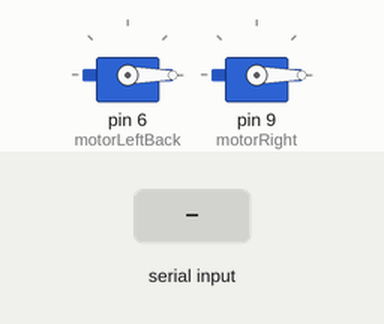
A sketch run on a simulated Arduino Uno, built with avr-gcc and run on an emulated ATmega328P. Shown: 2 × servo. Inputs (shaded band) come from the test bench.

Above: at 1.2 s.
1.3 s: "90,45\n" received over Serial
At 2.1 s:
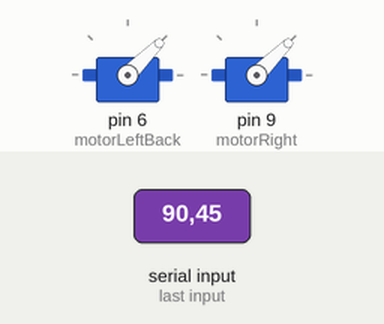
3.8 s: "30,150\n" received over Serial
At 4.6 s:
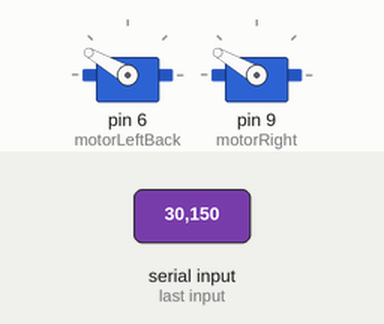
6.3 s: "200\n" received over Serial
At 7.0 s:
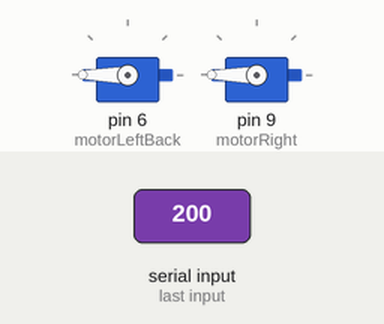
Timing chart, 0 to 9.3 s (numbered marks = the images above; inputs shaded):
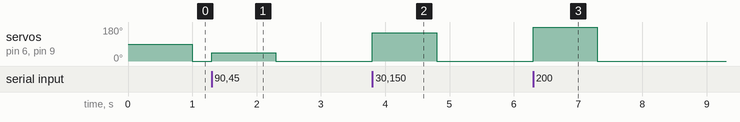

The sketch:

sketch_jan16a.ino
```cpp
#include <Servo.h>

Servo motorLeftBack;
Servo motorRight;

void setup() {
  // put your setup code here, to run once:
  motorLeftBack.attach(6);
  motorRight.attach(9);

  Serial.begin(115200);
}

void loop() {

  int i = Serial.parseInt();
  motorLeftBack.write(i);
  motorRight.write(i);
}
```

Measured:
- after the input at 1.3 s, servo on pin 6 (motorLeftBack), servo on pin 9 (motorRight): 0° → 45° at once, → 0° 1.0 s later
- after the input at 3.8 s, servo on pin 6 (motorLeftBack), servo on pin 9 (motorRight): 0° → 150° at once, → 0° 1.0 s later
- after the input at 6.3 s, servo on pin 6 (motorLeftBack), servo on pin 9 (motorRight): 0° → 180° at once, → 0° 1.0 s later
